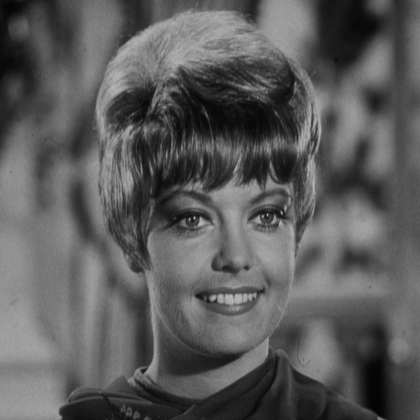
%> input picture zelda.bmp, 420 x 420 px, shrunk from 512 x 512 before the run
$ octave gray_to_log.m   (GNU Octave 9; MATLAB toolbox functions it lacks are replaced by stand-ins)
%> lines starting %> are read from the running program, lines starting %| are printed output that depends on the picture; in (x1, y1, x2, y2) boxes, pixels count from 0 and x2, y2 are one past the last pixel; in counts of white or black regions, pixels touching at a corner belong together; the program's own positions count from 1
a=imread('zelda.bmp');
%> a is the input picture: size 420x420 uint8; min 1, max 188, mean 91.2
[arow,acol]= size(a);
%> arow = 420; acol = 420
b=zeros(arow,acol);
for i=1:arow
    for j=1:acol
        if(a(i,j)>127)
            b(i,j)=1;
        end
    end
end
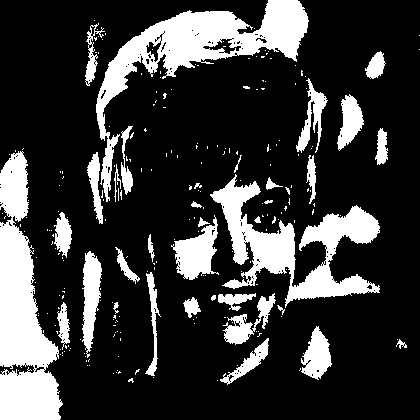
%> b: size 420x420 double; values 0 (black) and 1 (white), 22.2% white; 239 white regions (204 under 20 px), largest, box (x1, y1, x2, y2) and area: (0, 151, 63, 420) 9714, (96, 0, 309, 202) 9074, (210, 174, 380, 308) 7681
imwrite(b,'zelda_log.bmp');
c=zeros(arow,acol);
d=sum(a(:));
%> d = 16082274
e=d/(arow*acol);
%> e = 91.17
e
%> e = 91.17
for i=1:arow
    for j=1:acol
        if(a(i,j)>e)
            c(i,j)=1;
        end
    end
end
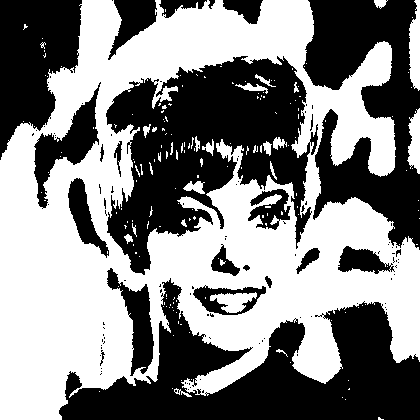
%> c: size 420x420 double; values 0 (black) and 1 (white), 51.9% white; 107 black regions (84 under 20 px), largest, box (x1, y1, x2, y2) and area: (106, 56, 318, 275) 24265, (59, 278, 420, 420) 23823, (303, 0, 420, 250) 15935
imwrite(c,'zelda_log_mean.bmp');
imshow(b)
figure, imshow(a)
figure, imshow(c)

$ run again, with airfield.bmp copied over zelda.bmp
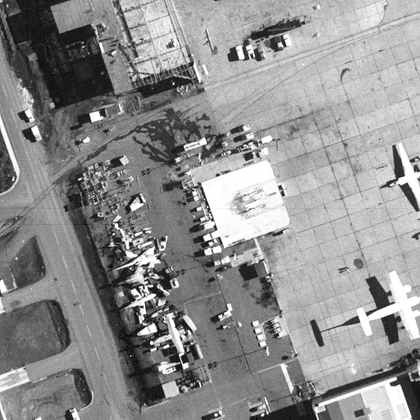
%> input picture airfield.bmp, 420 x 420 px, shrunk from 512 x 512 before the run
%> a is the input picture: size 420x420 uint8; min 0, max 255, mean 143.4
%> after the loop `for i=1:arow`:
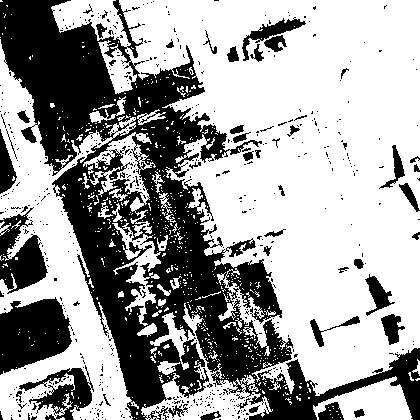
%> b: size 420x420 double; values 0 (black) and 1 (white), 63% white; 578 black regions (531 under 20 px), largest, box (x1, y1, x2, y2) and area: (0, 0, 420, 420) 50609, (0, 297, 72, 375) 3950, (0, 207, 48, 294) 2228
%> d = 25298278
%> `e=d/(arow*acol);`: e = 143.4
%> after the loop `for i=1:arow`:
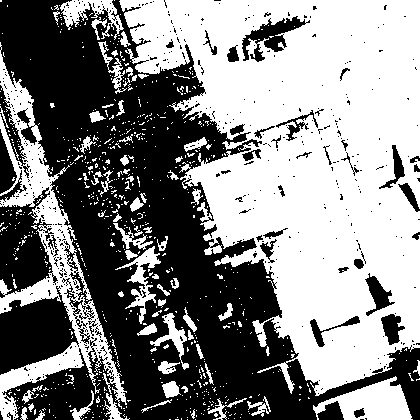
%> c: size 420x420 double; values 0 (black) and 1 (white), 52.8% white; 490 black regions (449 under 20 px), largest, box (x1, y1, x2, y2) and area: (0, 0, 420, 420) 67526, (0, 286, 79, 375) 4237, (0, 187, 58, 298) 3522

$ run again, with baboon.bmp copied over zelda.bmp
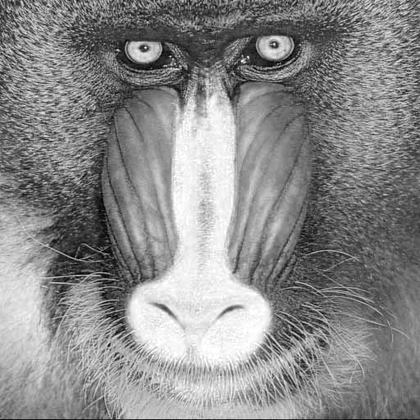
%> input picture baboon.bmp, 420 x 420 px, shrunk from 512 x 512 before the run
%> a is the input picture: size 420x420 uint8; min 0, max 255, mean 137.8
%> after the loop `for i=1:arow`:
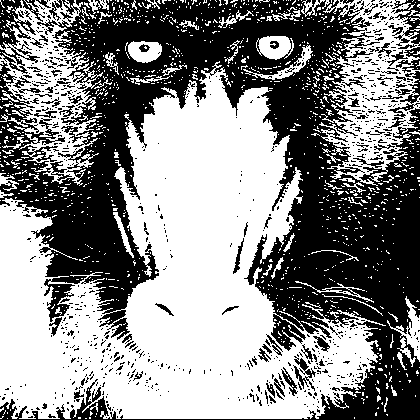
%> b: size 420x420 double; values 0 (black) and 1 (white), 53.9% white; 854 black regions (775 under 20 px), largest, box (x1, y1, x2, y2) and area: (0, 0, 420, 420) 72296, (0, 0, 40, 74) 1116, (392, 0, 420, 49) 591
%> d = 24303506
%> `e=d/(arow*acol);`: e = 137.8
%> after the loop `for i=1:arow`:
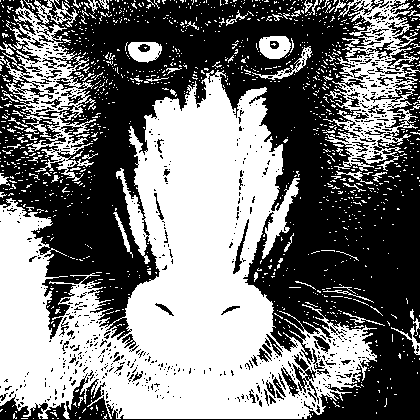
%> c: size 420x420 double; values 0 (black) and 1 (white), 47.3% white; 1314 white regions (1244 under 20 px), largest, box (x1, y1, x2, y2) and area: (0, 70, 377, 419) 63249, (323, 0, 420, 171) 6607, (0, 0, 96, 121) 3672
